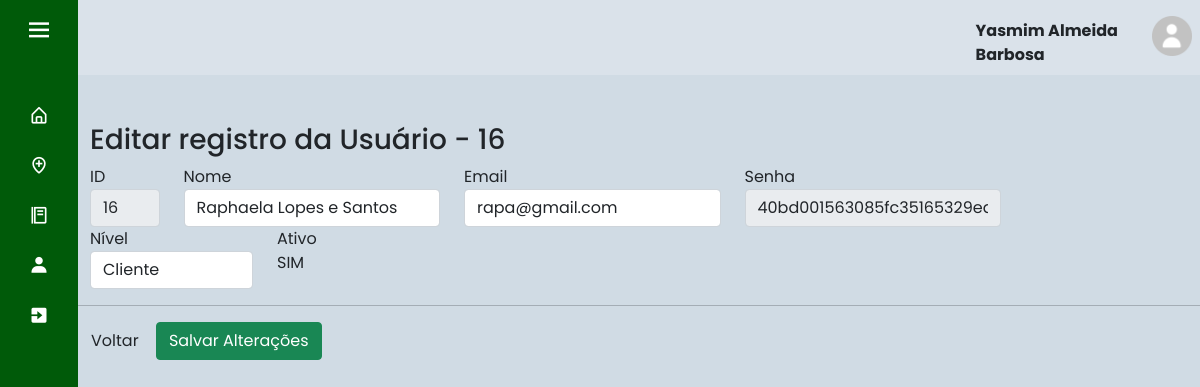
Before: /index.php?page=fedit_usu&id_cli=16 (signed in) with the older database file.
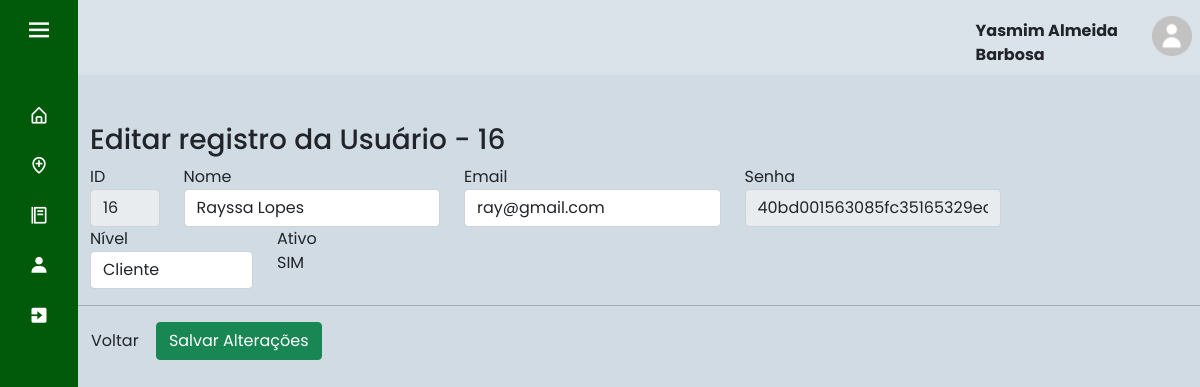
After: the same page with the newer database file.
### tables this page shows
CREATE TABLE IF NOT EXISTS `usuario` (
  `id_cli` int(11) NOT NULL AUTO_INCREMENT,
  `nome` varchar(45) NOT NULL,
  `email` varchar(45) NOT NULL,
  `senha` varchar(100) NOT NULL,
  `nivel` int(1) DEFAULT NULL,
  `ativo` tinyint(1) DEFAULT NULL,
  PRIMARY KEY (`id_cli`),
  KEY `nivel` (`nivel`)
);

### sis/usuario/fedit_usu.php (the view, shortened to what this page needs)
<?php
	$id_cli = (int) $_GET['id_cli'];
	$sql = mysqli_query($con, "select * from usuario where id_cli = '".$id_cli."';");
	$row = mysqli_fetch_array($sql);
?>
<div id="main" class="container-fluid">
	<br><h3 class="page-header">Editar registro da Usuário - <?php echo $id_cli;?></h3>
	<form action="?page=atualiza_usu&id_cli=<?php echo $row['id_cli']; ?>" method="post">
	<div class="row">
		<div class="form-group col-md-1">
			<label for="id_cli">ID</label>
			<input readonly type="text" class="form-control" name="id_cli" value="<?php echo $row["id_cli"]; ?>">
		</div>
		<div class="form-group col-md-3">
			<label for="nome">Nome</label>
			<input type="text" class="form-control" name="nome" value="<?php echo $row["nome"]; ?>">
		</div>
		<div class="form-group col-md-3">
			<label for="email">Email</label>
			<input type="text" class="form-control" name="email" value="<?php echo $row["email"]; ?>">
		</div>
		<div class="form-group col-md-3">
			<label for="senha">Senha</label>
			<input readonly type="text" class="form-control" name="senha" value="<?php echo $row["senha"]; ?>">
		</div>
	</div>
	<div class="row">
		<div class="form-group col-md-2">
			<label for="nivel">Nível</label>
			<select class="form-control" id="nivel" name="nivel">
				<option value="1"<?php if (!(strcmp(1, htmlentities($row['nivel'], ENT_COMPAT, 'utf-8')))) {echo "SELECTED";} ?>>Cliente</option>
			</select>
		</div>
		<div class="form-group col-md-2">
			<label for="ativo">Ativo</label><br>
			<?php
				if($row["ativo"]==1){
					echo "<label>SIM</label>";
				}else if($row["ativo"]==0){
					echo "<label>NÃO</label>";
				}
			?>
		</div>
	</div>
</div>
	<hr/>
	<div id="actions" class="row">
	 <div class="col-md-12">
		<a href="?page=lista_usu" class="btn btn-default">Voltar</a>
		<button type="submit" class="btn btn-success">Salvar Alterações</button>
	 </div>
	</div>

Changed rows visible on the page:
changed usuario "40bd001563085fc35165329ea1ff5c5ecbdbbeef": nome "Raphaela Lopes e Santos" → "Rayssa Lopes"; email "rapa@gmail.com" → "ray@gmail.com"
